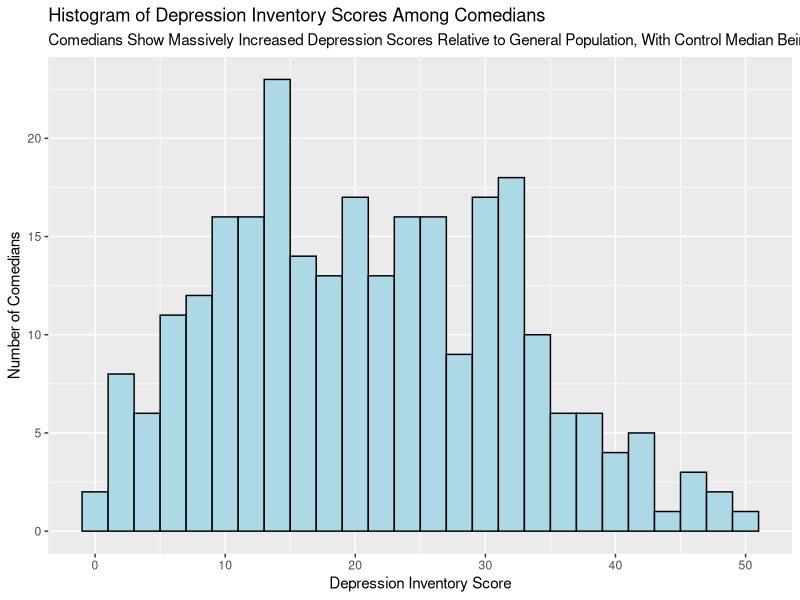
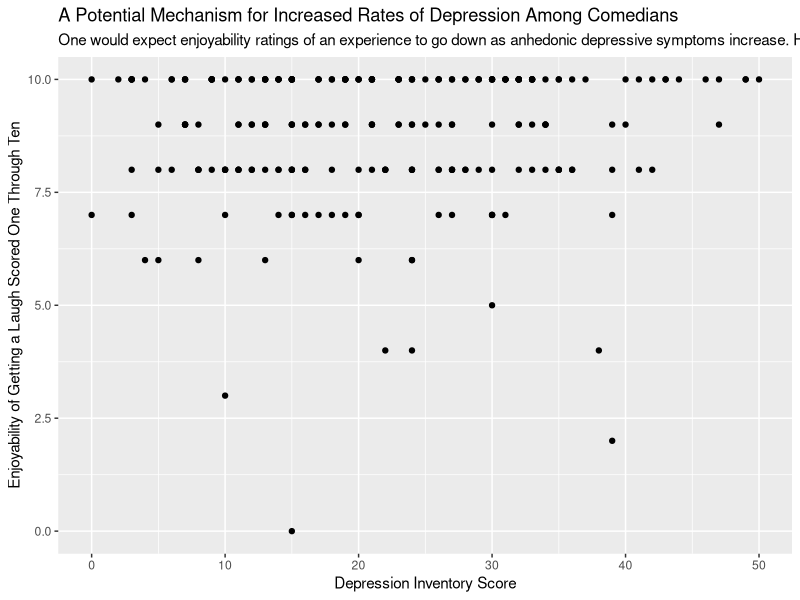

The R script that drew these images, in order:
## ---- chunk 1
knitr::opts_chunk$set(echo = FALSE)
library(tidyverse)
updf <- read_csv("updf.csv")
## ---- chunk 2
#new %>%
#  summary()
#cmi %>%
#  summary()
#updf %>%
#  summary()
#still need to replace values which were unfilled
## ---- chunk 3

updf %>%
  ggplot(aes(x = Depression)) + 
  geom_histogram(binwidth = 2, color = "black", fill = "light blue") +
  labs(title = "Histogram of Depression Inventory Scores Among Comedians",
       x = "Depression Inventory Score",
       y = "Number of Comedians",
            subtitle = "Comedians Show Massively Increased Depression Scores Relative to General Population, With Control Median Being Less than 10")


       
## ---- chunk 4
#enjoyability of getting a laugh vs depression inventory scores among performers.
updf %>%
  filter(Q17 < 4) %>%
  ggplot(aes(x = Depression, y = Q16_1)) + 
  geom_point() +
  labs(title = "A Potential Mechanism for Increased Rates of Depression Among Comedians",
       x = "Depression Inventory Score", 
       y = "Enjoyability of Getting a Laugh Scored One Through Ten",
       subtitle = "One would expect enjoyability ratings of an experience to go down as anhedonic depressive symptoms increase. However, as depressive symptoms increase, comedians continue to rate getting a laugh as being 'euphoric'")
